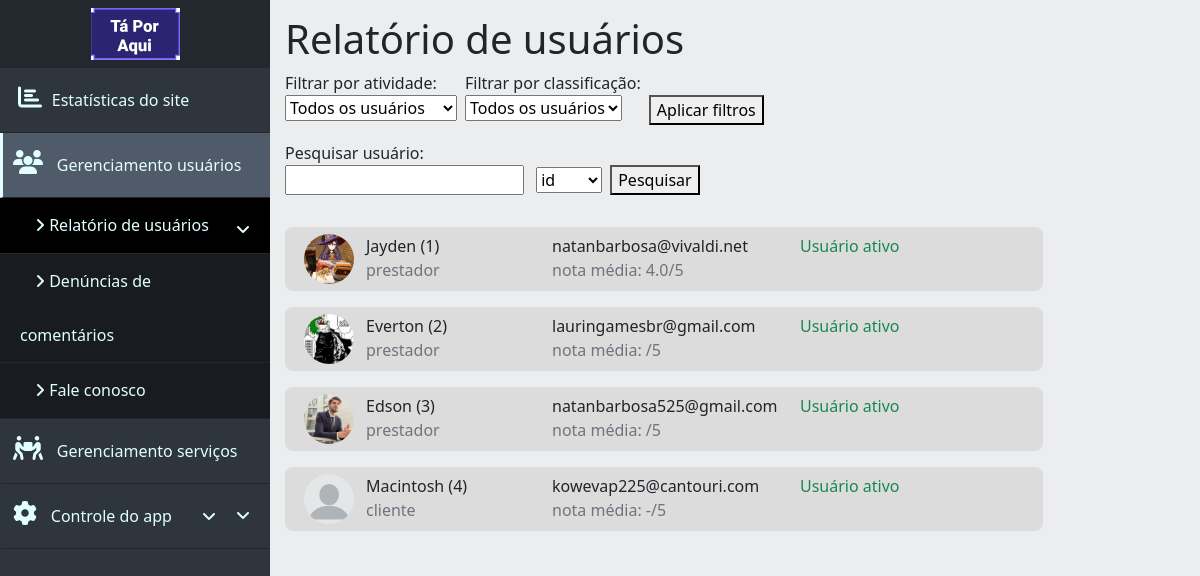
The page /dashboard/userManagement/userReport.php (signed in) on the database its author committed.
### tables this page shows
CREATE TABLE `usuarios` (
  `id_usuario` int(11) NOT NULL,
  `nome_usuario` varchar(15) NOT NULL,
  `sobrenome_usuario` varchar(15) NOT NULL,
  `fone_usuario` varchar(20) NOT NULL,
  `email_usuario` varchar(40) NOT NULL,
  `senha_usuario` char(40) NOT NULL,
  `data_nasc_usuario` date NOT NULL,
  `sexo_usuario` char(1) NOT NULL,
  `classif_usuario` int(11) NOT NULL COMMENT '0 = cliente, 1 = prestador, 2 = pequeno negócio',
  `cep_usuario` char(8) NOT NULL,
  `uf_usuario` char(2) NOT NULL,
  `cidade_usuario` varchar(30) NOT NULL,
  `bairro_usuario` varchar(30) NOT NULL,
  `rua_usuario` varchar(30) NOT NULL,
  `numero_usuario` varchar(5) NOT NULL,
  `comple_usuario` varchar(20) DEFAULT NULL,
  `data_entrada_usuario` timestamp NULL DEFAULT current_timestamp(),
  `desc_usuario` text DEFAULT NULL,
  `site_usuario` varchar(40) DEFAULT NULL,
  `status_usuario` int(11) NOT NULL DEFAULT 1 COMMENT '0 = suspenso, 1 = ativo, 2 = denunciado/banido',
  `online_usuario` tinyint(1) NOT NULL DEFAULT 1,
  `imagem_usuario` varchar(60) DEFAULT 'no_picture.jpg',
  `nota_media_usuario` decimal(2,1) DEFAULT NULL,
  `posicao_usuario` point DEFAULT NULL
);

### dashboard/assets/getData.php (called while the page is built, shortened)
<?php
class DbConnection {
    private $host = 'localhost';
    private $dbname = 'ta_por_aqui';
    private $user = 'root';
    private $password = '';
    public function connect(){
        try{
            $connect = new PDO(
                "mysql:host=$this->host;dbname=$this->dbname;",
                "$this->user",
                "$this->password"
            );
            $connect->exec('SET CHARACTER SET utf8');
            return $connect;
        } catch (PDOException $e){
            echo 'Não foi possivel se conectar com o servidor <br>';
            echo 'Código do erro: ' . $e->getCode() . '<br> Mensagem de erro: ' . $e->getMessage();
        }
    }
}
class UsersListing {
    private $con;
    public function __construct(){
        $this->con = new DbConnection();
        $this->con = $this->con->connect();
    }
    public function selectAllUsers(){
        $query = "SELECT id_usuario, nome_usuario, classif_usuario, email_usuario, nota_media_usuario, status_usuario, imagem_usuario from usuarios";
        $stmt = $this->con->query($query);
        return $stmt->fetchAll(PDO::FETCH_ASSOC);
    }
}

### dashboard/userManagement/userReport.php (the view, shortened to what this page needs)
<?php
require "../assets/getData.php";
$usersListing = new UsersListing();
$users = [];
if (isset($_GET['userStatus']) || isset($_GET['userClassification'])) {
    $users = $usersListing->selectFilteredUsers($_GET['userStatus'], $_GET['userClassification']);
} else if (isset($_GET['searchInput'])) {
    $users = $usersListing->selectSearchedUsers($_GET['searchInput'], $_GET['searchParam']);
} else {
    $users = $usersListing->selectAllUsers();
}
?>
<!DOCTYPE html>
<html lang="pt-br">
<head>
    <link href="https://cdn.jsdelivr.net/npm/bootstrap@5.1.1/dist/css/bootstrap.min.css" rel="stylesheet">
    <link rel="stylesheet" href="../style.css">
</head>
<body>
<div class="nav-side-menu">
    <div class="brand py-2"><img src="../../assets/images/dumb-brand.png" alt="logo"></div>
    <div class="menu-list">
        <ul id="menu-content" class="menu-content collapse out">
            <li>
                <a href="../analisys.php"><i class="fas fa-chart-bar sidebar-icon"></i> Estatísticas do site</a>
            </li>
            <li data-bs-toggle="collapse" data-bs-target="#gerenciamentoUsuarios" class="collapsed active">
                <div class="moreItems"><i class="fas fa-users sidebar-icon"></i> Gerenciamento usuários <span
                            class="arrow"><i class="fa fa-angle-down"></i></span></div>
            </li>
            <ul class="sub-menu collapse" id="gerenciamentoUsuarios">
                <li class="active"><a href="userReport.php"><i class="fa fa-angle-right"></i> Relatório de usuários</a>
                </li>
                <li><a href="commentComplaint.php"><i class="fa fa-angle-right"></i> Denúncias de comentários</a></li>
                <li><a href="contactReport.php"><i class="fa fa-angle-right"></i> Fale conosco</a></li>
            </ul>
            <li data-bs-toggle="collapse" data-bs-target="#gerenciamentoServicos" class="collapsed">
                <div class="moreItems"><i class="fas fa-people-carry sidebar-icon"></i> Gerenciamento serviços <span
                            class="arrow"><i class="fa fa-angle-down"></i></span></div>
            </li>
            <li data-bs-toggle="collapse" data-bs-target="#appControl" class="collapsed">
                <div class="moreItems"><i class="fas fa-cog sidebar-icon"></i> Controle do app <span class="arrow"><i
                                class="fa fa-angle-down"></i></span></div>
            </li>
        </ul>
    </div>
</div>
<div class="main" id="pagina">
    <h1>Relatório de usuários</h1>
    <form action="userReport.php" method="get">
        <div class="float-start">
            <label class="me-2" for="userStatus">Filtrar por atividade: </label> <br>
            <select class="me-2" name="userStatus" id="userStatus">
                <option value="">Todos os usuários</option>
            </select>
        </div>
        <div class="float-start">
            <label class="me-2" for="userFilter">Filtrar por classificação: </label> <br>
            <select class="me-2" name="userClassification" id="userClassification">
                <option value="">Todos os usuários</option>
            </select>
        </div>
        <br>
        <button type="submit" class="float-start">Aplicar filtros</button>
    </form>
    <form action="userReport.php" method="get">
        <div class="float-start">
            <label for="searchInput">Pesquisar usuário:</label> <br>
            <input class="me-2" type="text" name="searchInput" <?php if (isset($_GET['searchInput'])) {
                echo "value = '" . $_GET['searchInput'] . "'";
            } ?>>
            <select class="me-2" name="searchParam" id="searchParam">
                <option value="id_usuario">id</option>
            </select>
        </div>
        <br>
        <button type="submit" class="float-start">Pesquisar</button>
    </form>
    <div class="clearfix my-3"></div>
    <div class="row my-2">
        <div class="col-md-12 col-lg-10">
            <?php foreach ($users as $user) { ?>
                <div class="listDiv row my-3" onclick="redirecionaPagina('user.php', <?= $user['id_usuario'] ?>)">
                    <div class="col-sm-1 mr-2 mb-3 mb-sm-0">
                        <img src="../../assets/images/users/<?= $user['imagem_usuario'] ?>" alt="imagem do usuário"
                             class="userPicture">
                    </div>
                    <div class="col-sm-3 mb-3 mb-sm-0">
                        <span><?= $user['nome_usuario'] ?> (<?= $user['id_usuario'] ?>)</span> <br>
                        <span class="text-secondary"><?= $user['classif_usuario'] == 0 ? "cliente" : "prestador" ?></span>
                    </div>
                    <div class="col-sm-4 mb-3 mb-sm-0">
                        <span><?= $user['email_usuario'] ?></span> <br>
                        <span class="text-secondary">nota média: <?= $user['classif_usuario'] != 0 ? $user['nota_media_usuario'] : "-" ?>/5</span>
                    </div>
                    <div class="col-sm-3 mb-3 mb-sm-0">
                        <?php
                        if ($user['status_usuario'] == 0) {
                            echo '<span class="text-secondary">Usuário suspenso</span> <br>';
                        } else if ($user['status_usuario'] == 1) {
                            echo '<span class="text-success">Usuário ativo</span> <br>';
                        } else {
                            echo '<span class="text-danger">Usuário banido</span> <br>';
                        }
                        ?>
                    </div>
                </div>
            <?php } ?>
        </div>
    </div>
</div>
</body>
</html>

### dashboard/style.css (style rules this page uses)
body { margin: 0; padding: 0; background-color: #ebedef; }
.main { margin-left: 270px; padding: 15px; }
.nav-side-menu { overflow: auto; background-color: #2e353d; position: fixed; top: 0; width: 270px; height: 100%; color: #e1ffff; }
.nav-side-menu .brand { background-color: #23282e; line-height: 50px; display: block; text-align: center; font-size: 14px; }
.nav-side-menu ul, .nav-side-menu li { list-style: none; padding: 0px; margin: 0px; line-height: 4rem; cursor: pointer; visibility: visible !important; }
.arrow { display: inline-block; padding-left: 10px; padding-right: 10px; vertical-align: middle; float: right; }
.nav-side-menu li i.sidebar-icon { margin-right: 0.6rem; font-size: 1.5em; }
.nav-side-menu ul .active, .nav-side-menu li .active { border-left: 3px solid #e1ffff; background-color: #4f5b69; }
.nav-side-menu li { padding-left: 0px; border-left: 3px solid #2e353d; border-bottom: 1px solid #23282e; }
.nav-side-menu li a { display: block; text-decoration: none; color: #e1ffff; }
.nav-side-menu li a i { padding-left: 15px; width: 20px; padding-right: 20px; }
.nav-side-menu ul .sub-menu li.active, .nav-side-menu li .sub-menu li.active { background-color: #000; }
.nav-side-menu ul .sub-menu li, .nav-side-menu li .sub-menu li { background-color: #181c20; border: none; line-height: 3.4rem; border-bottom: 1px solid #23282e; margin-left: 0px; }
.nav-side-menu li .sub-menu li a, .nav-side-menu ul .sub-menu li a { display: block; padding-left: 20px; }
.nav-side-menu ul .sub-menu li a i, .nav-side-menu li .sub-menu li a i { padding-right: 10px !important; }
.moreItems { padding: 0 10px; }
.listDiv { margin-left: 0; background-color: gainsboro; padding: 7px; border-radius: 8px; }
.userPicture { width: 50px; height: 50px; object-fit: cover; border-radius: 50%; }
@media (min-width: 992px) { .nav-side-menu .menu-list .menu-content { display: block; } }

### rows shown on the page
usuarios: imagem_usuario (picture), nome_usuario "Jayden", id_usuario "1", classif_usuario "prestador", email_usuario "natanbarbosa@vivaldi.net", nota_media_usuario "4.0", status_usuario "Usuário ativo"
usuarios: imagem_usuario (picture), nome_usuario "Everton", id_usuario "2", classif_usuario "prestador", email_usuario "lauringamesbr@gmail.com", status_usuario "Usuário ativo"
usuarios: imagem_usuario (picture), nome_usuario "Edson", id_usuario "3", classif_usuario "prestador", email_usuario "natanbarbosa525@gmail.com", status_usuario "Usuário ativo"
usuarios: imagem_usuario (placeholder picture), nome_usuario "Macintosh", id_usuario "4", classif_usuario "cliente", email_usuario "kowevap225@cantouri.com", status_usuario "Usuário ativo"
